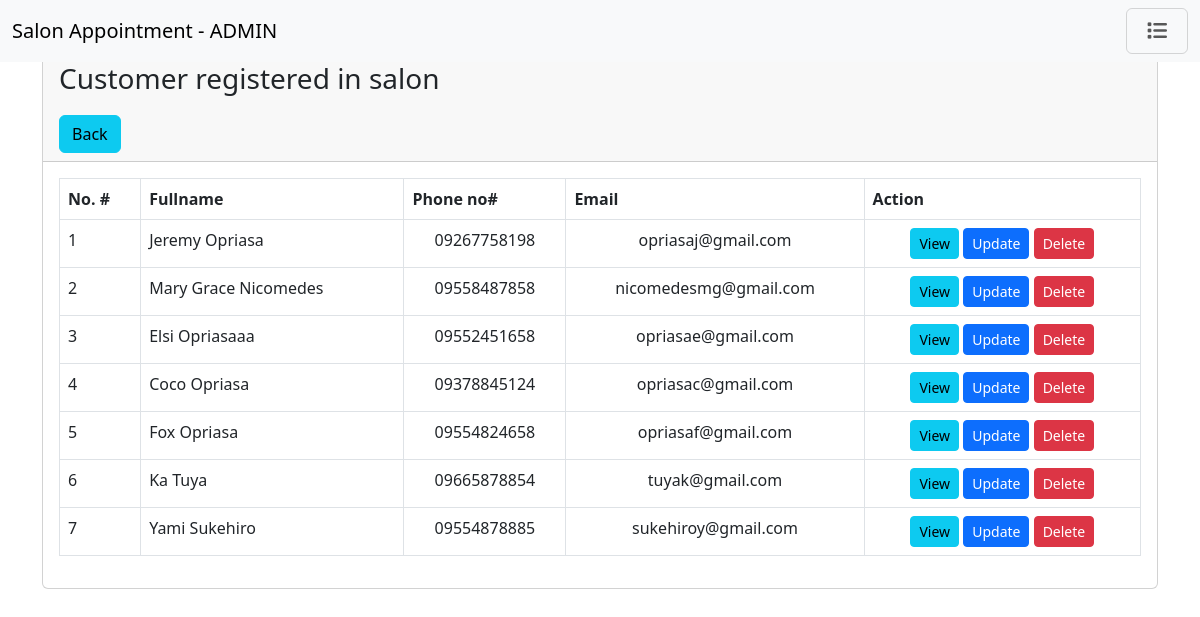
Page /admin/customers.php on the committed database.
### tables this page shows
CREATE TABLE `salon_customer` (
  `customer_id` int(11) NOT NULL,
  `fullname` varchar(50) NOT NULL,
  `phone` varchar(50) NOT NULL,
  `email` varchar(100) NOT NULL
);

### admin/customers.php (the view, shortened to what this page needs)
<?php
require '../connect/db_connect.php';
?>
<?php
  include './includes/header.php';
?>
<?php
  include './includes/nav.php';
?>
<div class="container mt-5">
  <div class="card">
    <div class="card-header">
      <p class="fs-3">Customer registered in salon</p>
      <a href="./dashboard.php" class="btn btn-info">Back</a>
    </div>
    <div class="card-body">
      <table class="table table-bordered table-hover">
        <thead>
          <tr>
            <th>No. #</th>
            <th>Fullname</th>
            <th>Phone no#</th>
            <th>Email</th>
            <th>Action</th>
          </tr>
        </thead>
        <tbody>
          <?php
            $query_select = "SELECT * FROM salon_customer";
            $query_select_run = mysqli_query($conn, $query_select);
            if(mysqli_num_rows($query_select_run) > 0){
              foreach($query_select_run as $i => $customer){
          ?>
          <tr>
            <td scope="row"><?php echo $i + 1 ?></td>
            <td><?= $customer['fullname'] ?></td>
            <td class="text-center"><?= $customer['phone'] ?></td>
            <td class="text-center"><?= $customer['email'] ?></td>
            <td class="text-center">
              <a href="./customer_history.php?customer_id_history=<?php echo $customer['customer_id']; ?>" class="btn btn-sm btn-info">View</a>
              <a href="./update_customer.php?customer_id=<?php echo $customer['customer_id']; ?>" class="btn btn-sm btn-primary">Update</a>
              <form action="./code.php" method="POST" class="d-inline">
                <button type="submit" name="delete_customer" value="<?= $customer['customer_id']; ?>" class="btn btn-sm btn-danger">Delete</button>
              </form>
            </td>
          </tr>
          <?php
              }
            } else{
              echo "<h5>No record found.</h5>";
            }
          ?>
        </tbody>
      </table>
    </div>
  </div>
</div>
<?php
  include './includes/footer.php';
?>

### rows in the picture
salon_customer: fullname "Jeremy Opriasa", phone "09267758198", email "opriasaj@gmail.com"
salon_customer: fullname "Mary Grace Nicomedes", phone "09558487858", email "nicomedesmg@gmail.com"
salon_customer: fullname "Elsi Opriasaaa", phone "09552451658", email "opriasae@gmail.com"
salon_customer: fullname "Coco Opriasa", phone "09378845124", email "opriasac@gmail.com"
salon_customer: fullname "Fox Opriasa", phone "09554824658", email "opriasaf@gmail.com"
salon_customer: fullname "Ka Tuya", phone "09665878854", email "tuyak@gmail.com"
salon_customer: fullname "Yami Sukehiro", phone "09554878885", email "sukehiroy@gmail.com", $customer['customer_id'] 8 (drawn)
